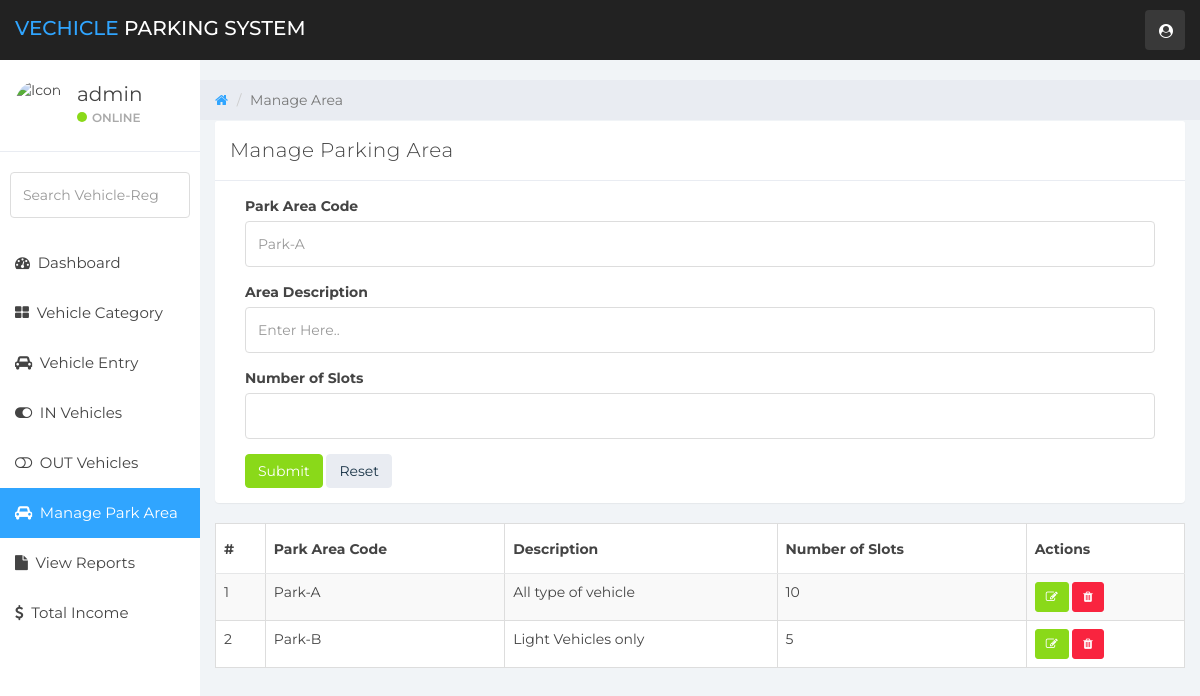
Before: /manage-area.php (signed in) with the older database file.
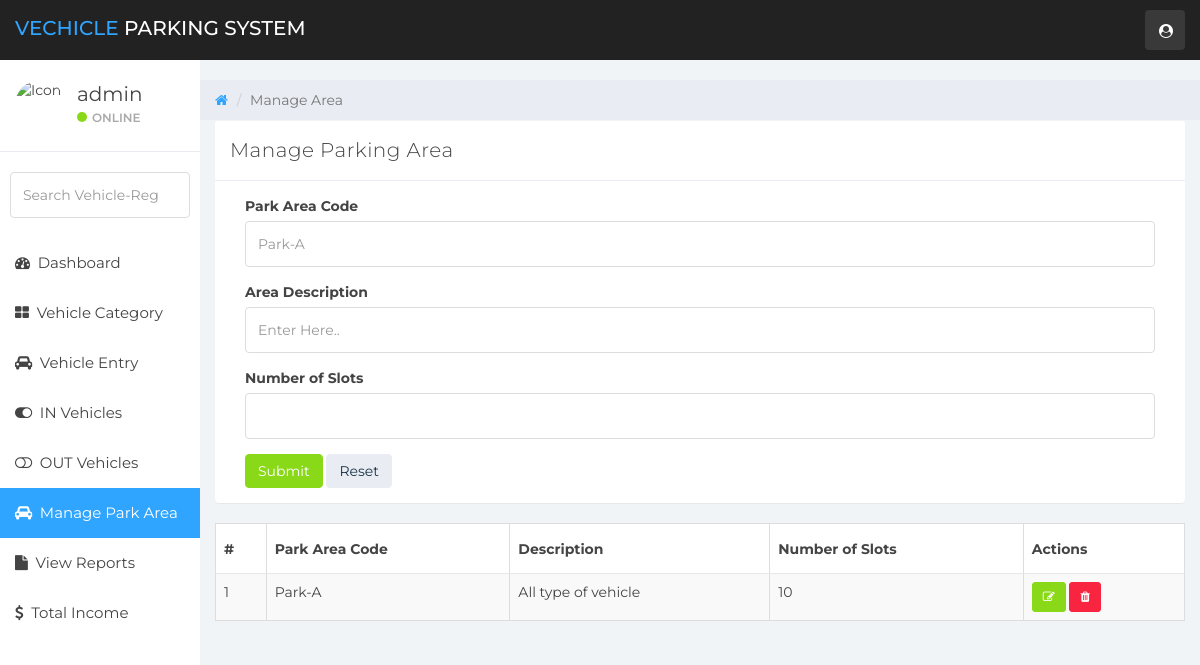
After: the same page with the newer database file.
### tables this page shows
CREATE TABLE `parkarea` (
  `areaid` int(11) NOT NULL,
  `areaCode` varchar(50) NOT NULL,
  `areaDesc` varchar(255) NOT NULL,
  `areaSlots` int(11) NOT NULL
);

### manage-area.php (the view, shortened to what this page needs)
<?php
	include('includes/dbconn.php');
	if (strlen($_SESSION['vpmsaid']==0)) {
	header('location:logout.php');
	} else {
  ?>
<!DOCTYPE html>
<html>
<head>
	<link href="css/bootstrap.min.css" rel="stylesheet">
	<link href="css/font-awesome.min.css" rel="stylesheet">
	<link href="css/datepicker3.css" rel="stylesheet">
	<link href="css/styles.css" rel="stylesheet">
</head>
<body>
        <?php include 'includes/navigation.php' ?>
		<?php
		$page="manage-area";
		include 'includes/sidebar.php'
		?>
	<div class="col-sm-9 col-sm-offset-3 col-lg-10 col-lg-offset-2 main">
		<div class="row">
			<ol class="breadcrumb">
				<li><a href="dashboard.php">
					<em class="fa fa-home"></em>
				</a></li>
				<li class="active">Manage Area</li>
			</ol>
		</div>
		<div class="row">
			<div class="col-lg-12">
			</div>
		</div>
		<div class="panel panel-default">
					<div class="panel-heading">Manage Parking Area</div>
					<div class="panel-body">
						<div class="col-md-12">
							<form method="POST">
								<div class="form-group">
									<label>Park Area Code</label>
									<input type="text" class="form-control" placeholder="Park-A" id="vehreno" name="areaCode" required>
								</div>
                                <div class="form-group">
									<label>Area Description</label>
									<input type="text" class="form-control" placeholder="Enter Here.." id="ownercontno" name="areaDesc" required>
								</div>
								<div class="form-group">
									<label>Number of Slots</label>
									<input type="number" class="form-control" id="vehcomp" name="numSlot" required>
								</div>
								<button type="submit" class="btn btn-success" name="submit-vehicle">Submit</button>
								<button type="reset" class="btn btn-default">Reset</button>
								</div>
						</div>
					</div>
                    <table id="example" class="table table-striped table-hover table-bordered" style="width:100%">
        <thead>
            <tr>
                <th>#</th>
                <th>Park Area Code</th>
                <th>Description</th>
                <th>Number of Slots</th>
                <th>Actions</th>
            </tr>
        </thead>
        <tbody>
        <?php
        $ret=mysqli_query($con,"SELECT * from  parkarea");
        $cnt=1;
        while ($row=mysqli_fetch_array($ret)) {
        ?>
            <tr>
            <td><?php echo $cnt;?></td>
            <td><?php  echo $row['areaCode'];?></td>
            <td><?php  echo $row['areaDesc'];?></td>
            <td><?php  echo $row['areaSlots'];?></td>
            <td><a href="update-area.php?editid=<?php echo $row['areaid'];?>"> <button class="btn btn-success btn-sm"><i class="fa fa-edit"></i></button> </a>
            <a href="remove-area.php?editid=<?php echo $row['areaid'];?>"> <button class="btn btn-danger btn-sm"><i class="fa fa-trash"></i></button> </a>
            </td>
            </tr>
                <?php $cnt=$cnt+1;}?>
        </tbody>
    </table>
	</div>
</body>
</html>
<?php }  ?>

### includes/navigation.php (shortened to what this page needs)
<nav class="navbar navbar-custom navbar-fixed-top" role="navigation">
		<div class="container-fluid">
			<div class="navbar-header">
				<a class="navbar-brand" href="./dashboard.php"><span>Vechicle </span>Parking System</a>
				<ul class="nav navbar-top-links navbar-right">
					<li class="dropdown"><a class="dropdown-toggle count-info" data-toggle="dropdown" href="#">
						<em class="fa fa-user-circle"></em>
					</a>
					</li>
				</ul>
			</div>
		</div>
	</nav>

### includes/sidebar.php (shortened to what this page needs)
<?php
	include 'dbconn.php';
	$id = $_SESSION['vpmsaid'];
	$sql = "select * from admin where ID='$id'";
	$result = mysqli_query($con, $sql);
?>
<div id="sidebar-collapse" class="col-sm-3 col-lg-2 sidebar">
		<div class="profile-sidebar">
			<div class="profile-userpic">
				<img src="https://www.w3schools.com/howto/img_avatar.png" width="50" class="img-responsive" alt="Icon">
			</div>
			<div class="profile-usertitle">
				<div class="profile-usertitle-name">
					<?php
					if($result->num_rows == 1) {
						$user = $result->fetch_assoc();
						echo $user['UserName'];
					?>
				</div>
				<div class="profile-usertitle-status"><span class="indicator label-success"></span>Online</div>
			</div>
		</div>
		<form role="search" action="search-results.php" name="search" method="POST" enctype="multipart/form-data">
			<div class="form-group">
				<input type="text" class="form-control" id="searchdata" name="searchdata" placeholder="Search Vehicle-Reg">
			</div>
		</form>
		<ul class="nav menu">
			<?php
				if($user['AdminName'] == "Administrator") {
			?>
			<li class="<?php if($page=="dashboard") {echo "active";}?>"><a href="dashboard.php"><em class="fa fa-dashboard">&nbsp;</em> Dashboard</a></li>
			<li class="<?php if($page=="vehicle-category") {echo "active";}?>"><a href="vehicle-category.php"><em class="fa fa-th-large">&nbsp;</em> Vehicle Category</a></li>
			<li class="<?php if($page=="manage-vehicles") {echo "active";}?>"><a href="manage-vehicles.php"><em class="fa fa-car">&nbsp;</em> Vehicle Entry</a></li>
			<li class="<?php if($page=="in-vehicle") {echo "active";}?>"><a href="in-vehicles.php"><em class="fa fa-toggle-on">&nbsp;</em> IN Vehicles</a></li>
            <li class="<?php if($page=="out-vehicle") {echo "active";}?>"><a href="out-vehicles.php"><em class="fa fa-toggle-off">&nbsp;</em> OUT Vehicles</a></li>
            <li class="<?php if($page=="manage-area") {echo "active";}?>"><a href="manage-area.php"><em class="fa fa-car">&nbsp;</em> Manage Park Area</a></li>
			<li class="<?php if($page=="reports") {echo "active";}?>"><a href="reports.php"><em class="fa fa-file">&nbsp;</em> View Reports</a></li>
			<li class="<?php if($page=="income") {echo "active";}?>"><a href="total-income.php"><em class="fa fa-dollar">&nbsp;</em> Total Income</a></li>
			<?php
				}else if($user['AdminName'] == "Staff") {
			?>
				<li class="<?php if($page=="dashboard") {echo "active";}?>"><a href="dashboard.php"><em class="fa fa-dashboard">&nbsp;</em> Dashboard</a></li>
			<li class="<?php if($page=="vehicle-category") {echo "active";}?>"><a href="vehicle-category.php"><em class="fa fa-th-large">&nbsp;</em> Vehicle Category</a></li>
			<li class="<?php if($page=="manage-vehicles") {echo "active";}?>"><a href="manage-vehicles.php"><em class="fa fa-car">&nbsp;</em> Vehicle Entry</a></li>
			<li class="<?php if($page=="in-vehicle") {echo "active";}?>"><a href="in-vehicles.php"><em class="fa fa-toggle-on">&nbsp;</em> IN Vehicles</a></li>
            <li class="<?php if($page=="out-vehicle") {echo "active";}?>"><a href="out-vehicles.php"><em class="fa fa-toggle-off">&nbsp;</em> OUT Vehicles</a></li>
            <li class="<?php if($page=="manage-area") {echo "active";}?>"><a href="manage-area.php"><em class="fa fa-car">&nbsp;</em> Manage Park Area</a></li>
			<li class="<?php if($page=="reports") {echo "active";}?>"><a href="reports.php"><em class="fa fa-file">&nbsp;</em> View Reports</a></li>
			<?php
				}
			?>
		</ul>
	</div>/.sidebar
	<?php
		}
	?>

Changed rows visible on the page:
removed parkarea: areaCode "Park-B", areaDesc "Light Vehicles only", areaSlots "5"
